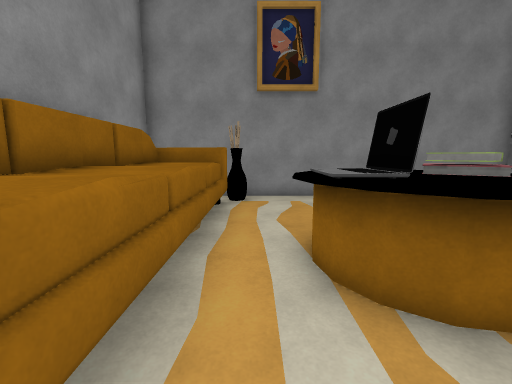
view 1 (above)

13 first-person views from a walk through a 3-D level made in the Unity game engine. The camera is 1.5 m above the floor, tilts 8° down and sees 90° across. The floor is counted in squares, 1 m on a side. Each view is taken from the middle of a square. On the plan, view 1 faces up. The plan holds only what a view shows up to about 13 squares ahead; the rest is blank. Surface patterns are stand-ins for the level's own textures.

view 2
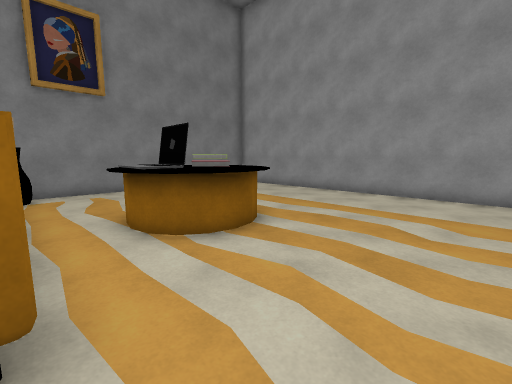

view 3
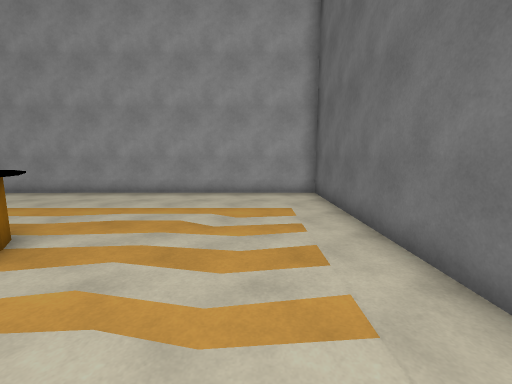

view 4
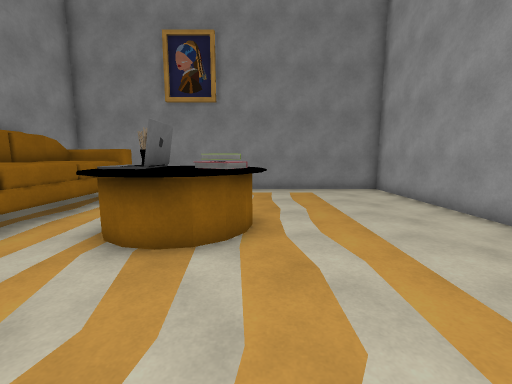

view 5
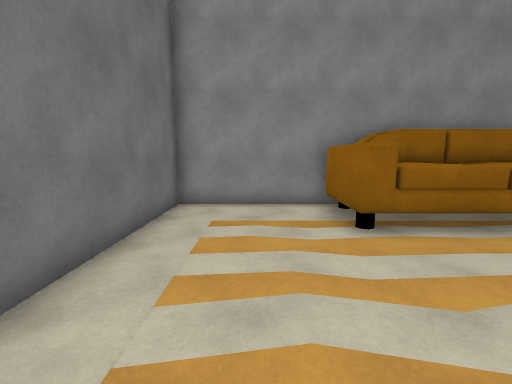

view 6
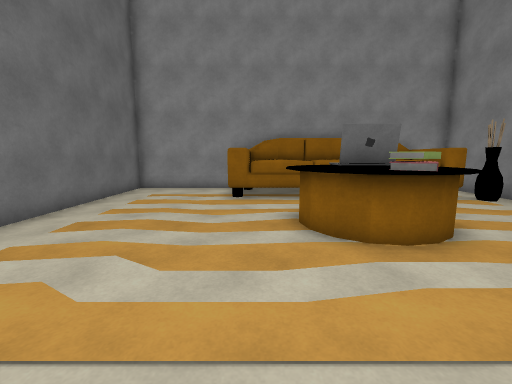

view 7
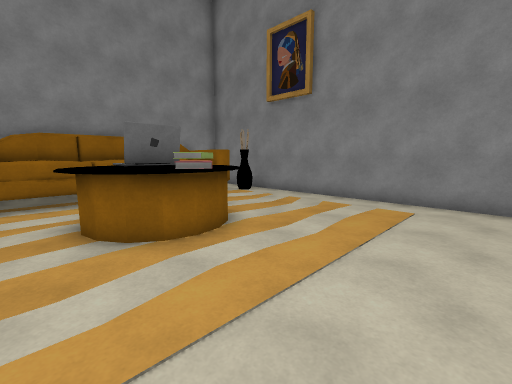

view 8
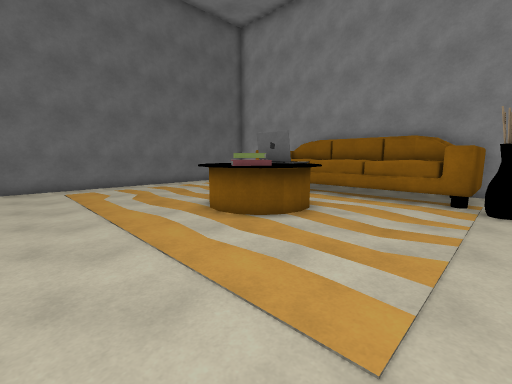

view 9
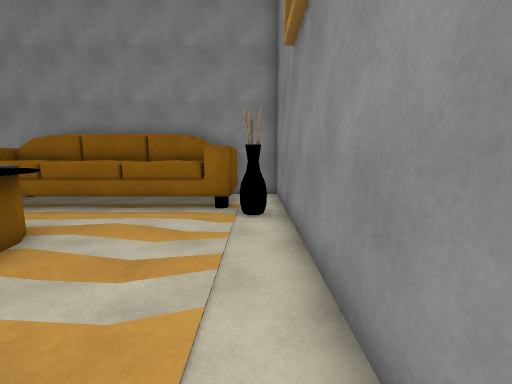

view 10
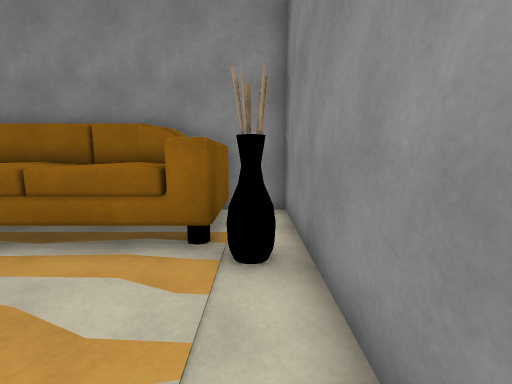

view 11
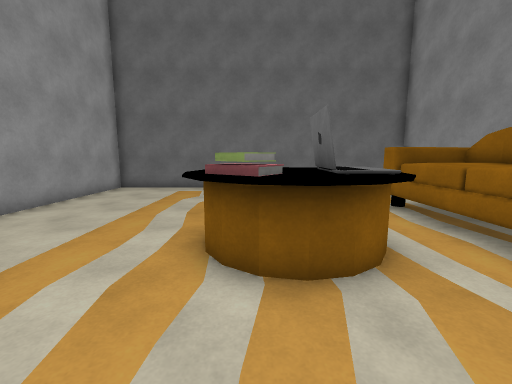

view 12
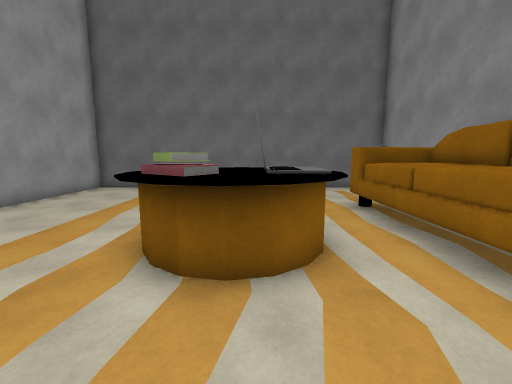

view 13
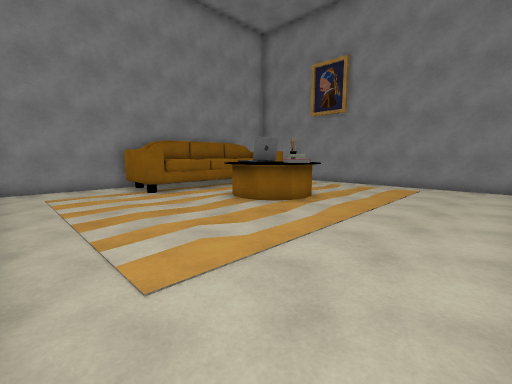

### Floor plan
Key: @ floor where view 1 was taken; # wall or solid block; . floor; ^ raised ledge; A vase; T table.
Columns run from 4 left of view 1 to 10 right of it. Each row starts with its distance up from view 1.
 10 ###############
  9 #..AA.........#
  8 ####..........#
  7  #^^..........#
  6  #^^..........#
  5  #^^.TTTT.....#
  4  #^^.TTTT.....#
  3  #^^.TTTT.....#
  2  #^^.TTT......#
  1 ^^^^..........#
  0 #^^^@.........#
 -1 #.............#
 -2 #.............#
 -3 #.............#
 -4 #.............#
 -5 ###############

Positions as (right, up) in squares from view 1, and headings:
1: (0, 0), facing up
2: (-1, -2), facing up-right
3: (-1, -2), facing right
4: (4, -2), facing up
5: (4, -2), facing left
6: (8, 1), facing left
7: (8, 1), facing up-left
8: (8, 9), facing down-left
9: (6, 9), facing left
10: (3, 9), facing left
11: (3, 8), facing down
12: (2, 8), facing down
13: (9, -4), facing up-left
